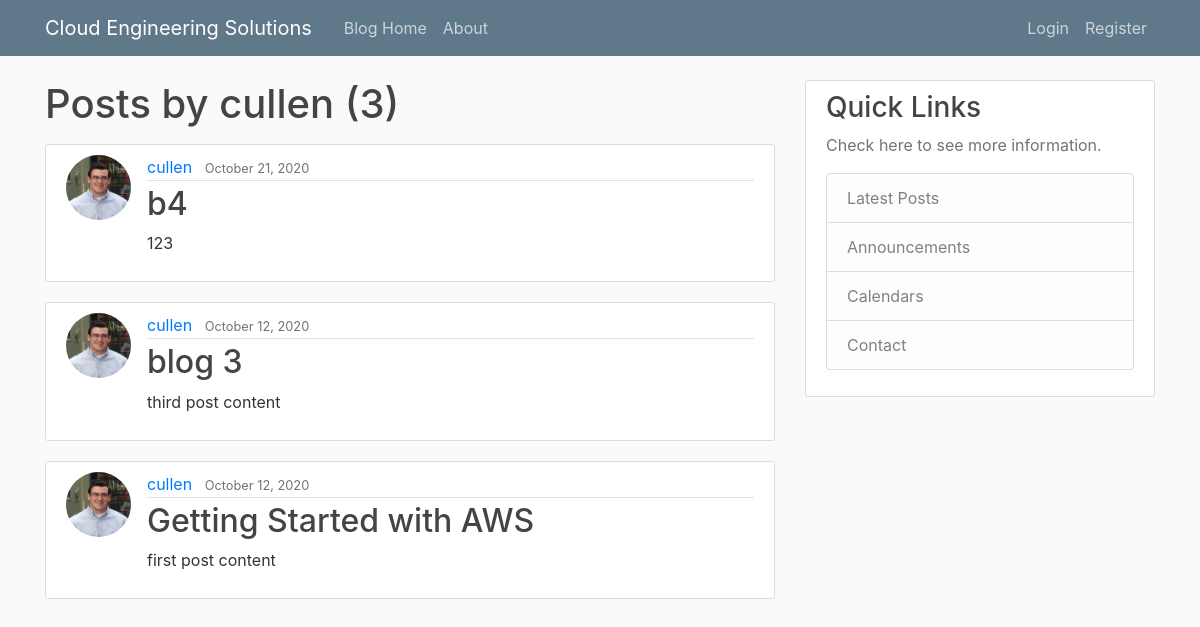
Before: /user/cullen/ with the older database file.
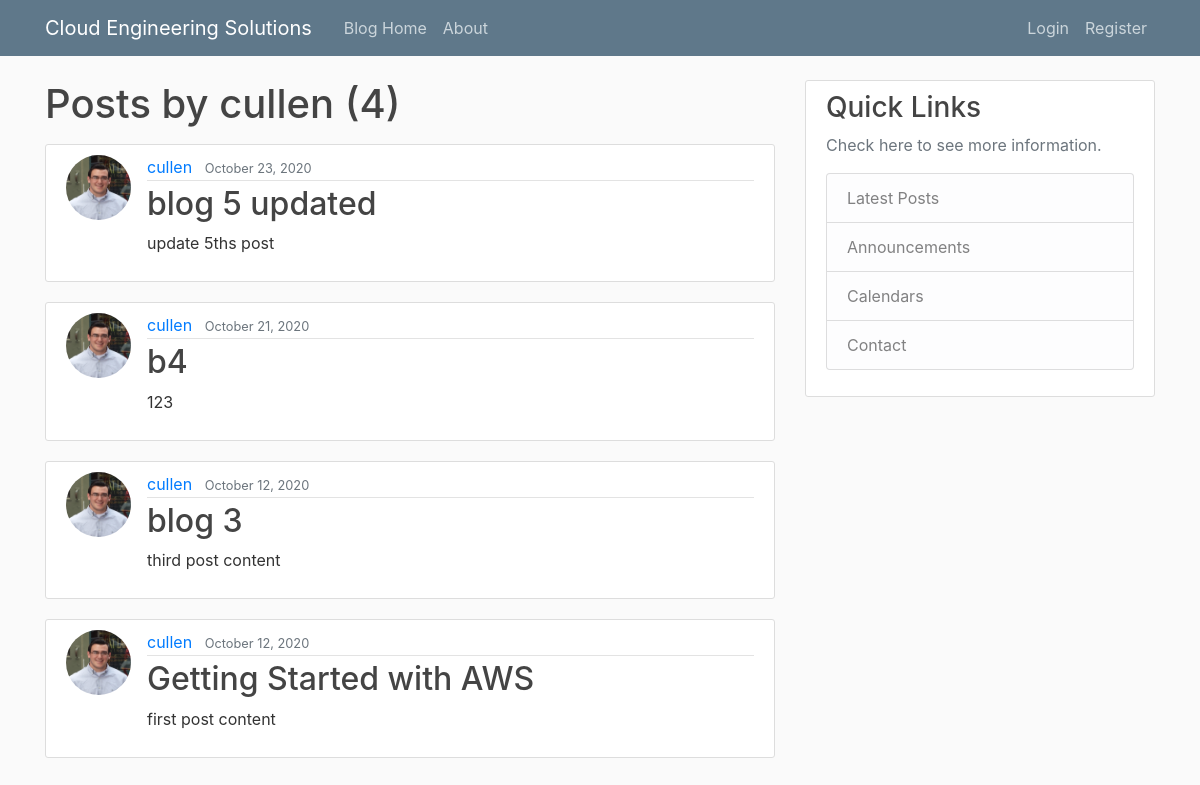
After: the same page with the newer database file.
### blog/models.py (models this page shows, shortened)
class Post(models.Model):
    title = models.CharField(max_length=100)
    content = models.TextField()
    date_posted = models.DateTimeField(default=timezone.now)
    author = models.ForeignKey(User, on_delete=models.CASCADE)

### users/models.py (models this page shows, shortened)
class Profile(models.Model):
    user = models.OneToOneField(User, on_delete=models.CASCADE)
    image = models.ImageField(default='default.jpg', upload_to='profile_pics')

### blog/views.py (the view)
# urls.py: path('user/<str:username>/', UserPostListView.as_view(), name='user-posts'),
class UserPostListView(ListView):
    model = Post
    template_name = 'blog/user_post.html' # <app>/<model>_<viewtype>.html
    context_object_name = 'posts' #setting attribtue equal to posts in home function
    paginate_by = 5
    def get_queryset(self):
        user = get_object_or_404(User, username=self.kwargs.get('username'))
        return Post.objects.filter(author=user).order_by('-date_posted')

### blog/templates/blog/user_post.html (shortened to what this page needs)
{% extends "blog/base.html"%}
{%block content %}
    <h1 class ="mb-3">Posts by {{ view.kwargs.username }} ({{ page_obj.paginator.count }})</h1>
    {% for post in posts%}
        <article class="media content-section">
            <img class="rounded-circle article-img" src="{{ post.author.profile.image.url }}" alt="">
            <div class="media-body">
            <div class="article-metadata">
                <a class="mr-2" href="{% url 'user-posts' post.author.username %}">{{ post.author }}</a>
                <small class="text-muted">{{ post.date_posted|date:'F d, Y' }}</small>
            </div>
            <h2><a class="article-title" href="{% url 'post-detail' post.id %}">{{ post.title }}</a></h2>
            <p class="article-content">{{ post.content }}</p>
            </div>
        </article>
    {% endfor %}
{% endblock content%}

Changed rows visible on the page:
added Post: author.profile.image (picture), author "cullen", date_posted "October 23, 2020", title "blog 5 updated", content "update 5ths post"
Other visible differences:
{{ page_obj.paginator.count }}: "3" → "4"
